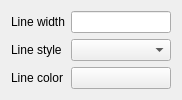
<?xml version="1.0" encoding="UTF-8"?>
<ui version="4.0">
 <class>SimpleLineSymbolWidget</class>
 <widget class="QWidget" name="SimpleLineSymbolWidget">
  <property name="geometry">
   <rect>
    <x>0</x>
    <y>0</y>
    <width>182</width>
    <height>93</height>
   </rect>
  </property>
  <property name="minimumSize">
   <size>
    <width>182</width>
    <height>0</height>
   </size>
  </property>
  <property name="windowTitle">
   <string>Form</string>
  </property>
  <layout class="QGridLayout" name="gridLayout">
   <item row="0" column="0">
    <widget class="QLabel" name="label">
     <property name="text">
      <string>Line width</string>
     </property>
    </widget>
   </item>
   <item row="0" column="1">
    <widget class="QLineEdit" name="lineWidth"/>
   </item>
   <item row="1" column="0">
    <widget class="QLabel" name="label_2">
     <property name="text">
      <string>Line style</string>
     </property>
    </widget>
   </item>
   <item row="1" column="1">
    <widget class="QComboBox" name="lineStyles"/>
   </item>
   <item row="2" column="0">
    <widget class="QLabel" name="label_3">
     <property name="text">
      <string>Line color</string>
     </property>
    </widget>
   </item>
   <item row="2" column="1">
    <widget class="ColorPickerButtont" name="colorBtn">
     <property name="text">
      <string/>
     </property>
    </widget>
   </item>
  </layout>
 </widget>
 <customwidgets>
  <customwidget>
   <class>ColorPickerButtont</class>
   <extends>QPushButton</extends>
   <header>ColorPickerButtont.h</header>
  </customwidget>
 </customwidgets>
 <resources/>
 <connections/>
</ui>
